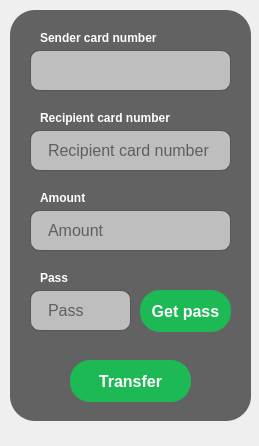
<?xml version="1.0" encoding="UTF-8"?>
<ui version="4.0">
 <class>Treanfer</class>
 <widget class="QMainWindow" name="Treanfer">
  <property name="geometry">
   <rect>
    <x>0</x>
    <y>0</y>
    <width>259</width>
    <height>446</height>
   </rect>
  </property>
  <property name="windowTitle">
   <string>MainWindow</string>
  </property>
  <widget class="QWidget" name="centralwidget">
   <widget class="QWidget" name="widget" native="true">
    <property name="geometry">
     <rect>
      <x>10</x>
      <y>10</y>
      <width>241</width>
      <height>411</height>
     </rect>
    </property>
    <property name="styleSheet">
     <string notr="true">QWidget {
    background-color: rgba(0, 0, 0, 150);
border-radius: 25px;
}
</string>
    </property>
    <widget class="QPushButton" name="pushButton_2">
     <property name="geometry">
      <rect>
       <x>60</x>
       <y>350</y>
       <width>121</width>
       <height>42</height>
      </rect>
     </property>
     <property name="sizePolicy">
      <sizepolicy hsizetype="Fixed" vsizetype="Fixed">
       <horstretch>0</horstretch>
       <verstretch>0</verstretch>
      </sizepolicy>
     </property>
     <property name="styleSheet">
      <string notr="true">QPushButton {
    background-color: #1DB954;
    color: white;
    border: none;
    border-radius: 20px;
    padding: 10px 20px;
    font-size: 16px;
    font-weight: bold;
    box-shadow: 0 4px 10px rgba(0, 0, 0, 0.1);
    transition: background-color 0.3s ease;
}

QPushButton:hover {
    background-color: #A90707;
}

QPushButton:pressed {
    background-color: #0b6623;
}
</string>
     </property>
     <property name="text">
      <string>Transfer</string>
     </property>
    </widget>
    <widget class="QComboBox" name="sender">
     <property name="geometry">
      <rect>
       <x>20</x>
       <y>40</y>
       <width>201</width>
       <height>41</height>
      </rect>
     </property>
     <property name="styleSheet">
      <string notr="true">/* Base style for QComboBox */
QComboBox {
    padding: 10px 10px; /* Adds internal padding for a comfortable text area */
    font-size: 16px; /* Sets the font size of the text */
    border-radius: 10px; /* Rounds the corners of the QComboBox */
    border: 0.5px solid rgba(0, 0, 0, 100); /* Sets an initial transparent border */
    background-color: rgba(255, 255, 255, 150); /* Sets the background color to white */
    background-clip: padding-box; /* Ensures background color stays within padding */
    background-origin: padding-box; /* Ensures background origin starts within padding */
    box-shadow: 0 4px 10px rgba(0, 0, 0, 0.1); /* Adds a subtle shadow for a floating effect */
    selection-background-color: rgba(255, 255, 255, 200); /* Sets selection background color */
    transition: all 0.3s ease; /* Smooth transition for all properties */
}

/* Style for QComboBox when it is dropped down */
QComboBox::drop-down {
    border: none; /* No border for the drop-down arrow */
}

/* Style for QComboBox when it is focused */
QComboBox:focus {
    border: 3px solid #ffffff; /* Changes border color to light blue on focus */
    box-shadow: 0 4px 10px rgba(0, 191, 255, 0.3); /* Enhances shadow to give a glowing effect on focus */
    background-color: rgba(255, 255, 255, 200); /* Changes background color to a very light blue on focus */
}

/* Style for the placeholder text inside QComboBox */
QComboBox::placeholder {
    color: #aaa; /* Sets the placeholder text color to light gray */
    opacity: 0.8; /* Makes the placeholder text slightly transparent */
    /* Center-align the placeholder text */
    text-align: center;
    /* Vertically center the placeholder text */
    padding-top: 6px;
}

/* Center the drop-down arrow */
QComboBox::down-arrow {
    image: url(path_to_down_arrow_icon.png); /* Customize down arrow icon */
    width: 20px; /* Width of the down arrow icon */
    height: 20px; /* Height of the down arrow icon */
    subcontrol-origin: padding; /* Position the arrow relative to the padding */
    subcontrol-position: center right; /* Position the arrow at the center right */
}

/* Style for the QComboBox dropdown menu */
QComboBox QAbstractItemView {
    color: white; /* Set text color to white */
    background-color: rgba(0, 0, 0, 100); /* Set background color to black */
    border: 1px solid #fff; /* Set border to a white solid line */
    border-radius: 0; /* Ensure border radius is 0 for square corners */
}
QComboBox::placeholder {
    color: #aaa; /* Sets the placeholder text color to light gray */
    opacity: 0.8; /* Makes the placeholder text slightly transparent */
}</string>
     </property>
     <property name="editable">
      <bool>false</bool>
     </property>
     <property name="currentText">
      <string/>
     </property>
     <property name="currentIndex">
      <number>-1</number>
     </property>
     <property name="placeholderText">
      <string/>
     </property>
    </widget>
    <widget class="QLabel" name="label_10">
     <property name="geometry">
      <rect>
       <x>30</x>
       <y>20</y>
       <width>281</width>
       <height>16</height>
      </rect>
     </property>
     <property name="styleSheet">
      <string notr="true">QLabel {
    background: transparent; /* Makes the background transparent */
    color: #ffffff; /* Sets the text color */
    font-size: 12px; /* Sets the font size */
    font-weight: bold; /* Makes the font bold */
    text-shadow: 1px 1px 2px rgba(0, 0, 0, 0.1); /* Adds a subtle shadow to the text */
    border: none; /* Ensures there is no border */
}
</string>
     </property>
     <property name="text">
      <string>Sender card number</string>
     </property>
    </widget>
    <widget class="QLineEdit" name="card">
     <property name="geometry">
      <rect>
       <x>20</x>
       <y>120</y>
       <width>201</width>
       <height>41</height>
      </rect>
     </property>
     <property name="sizePolicy">
      <sizepolicy hsizetype="Expanding" vsizetype="Expanding">
       <horstretch>0</horstretch>
       <verstretch>0</verstretch>
      </sizepolicy>
     </property>
     <property name="styleSheet">
      <string notr="true">/* Base style for QLineEdit */
QLineEdit {
    padding: 10px 15px; /* Adds internal padding for a comfortable text area */
    font-size: 16px; /* Sets the font size of the text */
    border-radius: 10px; /* Rounds the corners of the QLineEdit */
    border: 0.5px solid rgba(0, 0, 0, 100); /* Sets an initial transparent border */
    background-color: rgba(255, 255, 255, 150); /* Sets the background color to white */
    background-clip: padding-box; /* Ensures background color stays within padding */
    background-origin: padding-box; /* Ensures background origin starts within padding */
    box-shadow: 0 4px 10px rgba(0, 0, 0, 0.1); /* Adds a subtle shadow for a floating effect */
    transition: all 0.3s ease; /* Smooth transition for all properties */
}

/* Style for QLineEdit when it is focused */
QLineEdit:focus {
    border: 3px solid #ffffff; /* Changes border color to light blue on focus */
    box-shadow: 0 4px 10px rgba(0, 191, 255, 0.3); /* Enhances shadow to give a glowing effect on focus */
    background-color: rgba(255, 255, 255, 200); /* Changes background color to a very light blue on focus */
}

/* Style for the placeholder text inside QLineEdit */
QLineEdit::placeholder {
    color: #aaa; /* Sets the placeholder text color to light gray */
    opacity: 0.8; /* Makes the placeholder text slightly transparent */
}
</string>
     </property>
     <property name="text">
      <string/>
     </property>
     <property name="placeholderText">
      <string>Recipient card number</string>
     </property>
    </widget>
    <widget class="QLabel" name="label_19">
     <property name="geometry">
      <rect>
       <x>30</x>
       <y>100</y>
       <width>281</width>
       <height>16</height>
      </rect>
     </property>
     <property name="styleSheet">
      <string notr="true">QLabel {
    background: transparent; /* Makes the background transparent */
    color: #ffffff; /* Sets the text color */
    font-size: 12px; /* Sets the font size */
    font-weight: bold; /* Makes the font bold */
    text-shadow: 1px 1px 2px rgba(0, 0, 0, 0.1); /* Adds a subtle shadow to the text */
    border: none; /* Ensures there is no border */
}
</string>
     </property>
     <property name="text">
      <string>Recipient card number</string>
     </property>
    </widget>
    <widget class="QLabel" name="label_20">
     <property name="geometry">
      <rect>
       <x>30</x>
       <y>180</y>
       <width>281</width>
       <height>16</height>
      </rect>
     </property>
     <property name="styleSheet">
      <string notr="true">QLabel {
    background: transparent; /* Makes the background transparent */
    color: #ffffff; /* Sets the text color */
    font-size: 12px; /* Sets the font size */
    font-weight: bold; /* Makes the font bold */
    text-shadow: 1px 1px 2px rgba(0, 0, 0, 0.1); /* Adds a subtle shadow to the text */
    border: none; /* Ensures there is no border */
}
</string>
     </property>
     <property name="text">
      <string>Amount</string>
     </property>
    </widget>
    <widget class="QLineEdit" name="amount">
     <property name="geometry">
      <rect>
       <x>20</x>
       <y>200</y>
       <width>201</width>
       <height>41</height>
      </rect>
     </property>
     <property name="sizePolicy">
      <sizepolicy hsizetype="Expanding" vsizetype="Expanding">
       <horstretch>0</horstretch>
       <verstretch>0</verstretch>
      </sizepolicy>
     </property>
     <property name="styleSheet">
      <string notr="true">/* Base style for QLineEdit */
QLineEdit {
    padding: 10px 15px; /* Adds internal padding for a comfortable text area */
    font-size: 16px; /* Sets the font size of the text */
    border-radius: 10px; /* Rounds the corners of the QLineEdit */
    border: 0.5px solid rgba(0, 0, 0, 100); /* Sets an initial transparent border */
    background-color: rgba(255, 255, 255, 150); /* Sets the background color to white */
    background-clip: padding-box; /* Ensures background color stays within padding */
    background-origin: padding-box; /* Ensures background origin starts within padding */
    box-shadow: 0 4px 10px rgba(0, 0, 0, 0.1); /* Adds a subtle shadow for a floating effect */
    transition: all 0.3s ease; /* Smooth transition for all properties */
}

/* Style for QLineEdit when it is focused */
QLineEdit:focus {
    border: 3px solid #ffffff; /* Changes border color to light blue on focus */
    box-shadow: 0 4px 10px rgba(0, 191, 255, 0.3); /* Enhances shadow to give a glowing effect on focus */
    background-color: rgba(255, 255, 255, 200); /* Changes background color to a very light blue on focus */
}

/* Style for the placeholder text inside QLineEdit */
QLineEdit::placeholder {
    color: #aaa; /* Sets the placeholder text color to light gray */
    opacity: 0.8; /* Makes the placeholder text slightly transparent */
}
</string>
     </property>
     <property name="text">
      <string/>
     </property>
     <property name="placeholderText">
      <string>Amount</string>
     </property>
    </widget>
    <widget class="QLabel" name="label_21">
     <property name="geometry">
      <rect>
       <x>30</x>
       <y>260</y>
       <width>281</width>
       <height>16</height>
      </rect>
     </property>
     <property name="styleSheet">
      <string notr="true">QLabel {
    background: transparent; /* Makes the background transparent */
    color: #ffffff; /* Sets the text color */
    font-size: 12px; /* Sets the font size */
    font-weight: bold; /* Makes the font bold */
    text-shadow: 1px 1px 2px rgba(0, 0, 0, 0.1); /* Adds a subtle shadow to the text */
    border: none; /* Ensures there is no border */
}
</string>
     </property>
     <property name="text">
      <string>Pass</string>
     </property>
    </widget>
    <widget class="QLineEdit" name="pass">
     <property name="geometry">
      <rect>
       <x>20</x>
       <y>280</y>
       <width>101</width>
       <height>41</height>
      </rect>
     </property>
     <property name="sizePolicy">
      <sizepolicy hsizetype="Expanding" vsizetype="Expanding">
       <horstretch>0</horstretch>
       <verstretch>0</verstretch>
      </sizepolicy>
     </property>
     <property name="styleSheet">
      <string notr="true">/* Base style for QLineEdit */
QLineEdit {
    padding: 10px 15px; /* Adds internal padding for a comfortable text area */
    font-size: 16px; /* Sets the font size of the text */
    border-radius: 10px; /* Rounds the corners of the QLineEdit */
    border: 0.5px solid rgba(0, 0, 0, 100); /* Sets an initial transparent border */
    background-color: rgba(255, 255, 255, 150); /* Sets the background color to white */
    background-clip: padding-box; /* Ensures background color stays within padding */
    background-origin: padding-box; /* Ensures background origin starts within padding */
    box-shadow: 0 4px 10px rgba(0, 0, 0, 0.1); /* Adds a subtle shadow for a floating effect */
    transition: all 0.3s ease; /* Smooth transition for all properties */
}

/* Style for QLineEdit when it is focused */
QLineEdit:focus {
    border: 3px solid #ffffff; /* Changes border color to light blue on focus */
    box-shadow: 0 4px 10px rgba(0, 191, 255, 0.3); /* Enhances shadow to give a glowing effect on focus */
    background-color: rgba(255, 255, 255, 200); /* Changes background color to a very light blue on focus */
}

/* Style for the placeholder text inside QLineEdit */
QLineEdit::placeholder {
    color: #aaa; /* Sets the placeholder text color to light gray */
    opacity: 0.8; /* Makes the placeholder text slightly transparent */
}
</string>
     </property>
     <property name="text">
      <string/>
     </property>
     <property name="placeholderText">
      <string>Pass</string>
     </property>
    </widget>
    <widget class="QPushButton" name="pushButton_3">
     <property name="geometry">
      <rect>
       <x>130</x>
       <y>280</y>
       <width>91</width>
       <height>42</height>
      </rect>
     </property>
     <property name="sizePolicy">
      <sizepolicy hsizetype="Fixed" vsizetype="Fixed">
       <horstretch>0</horstretch>
       <verstretch>0</verstretch>
      </sizepolicy>
     </property>
     <property name="styleSheet">
      <string notr="true">QPushButton {
    background-color: #1DB954;
    color: white;
    border: none;
    border-radius: 20px;
    padding: 5px;
    font-size: 16px;
    font-weight: bold;
    box-shadow: 0 4px 10px rgba(0, 0, 0, 0.1);
    transition: background-color 0.3s ease;
}

QPushButton:hover {
    background-color: #A90707;
}

QPushButton:pressed {
    background-color: #0b6623;
}
</string>
     </property>
     <property name="text">
      <string>Get pass</string>
     </property>
    </widget>
   </widget>
  </widget>
  <widget class="QMenuBar" name="menubar">
   <property name="geometry">
    <rect>
     <x>0</x>
     <y>0</y>
     <width>259</width>
     <height>17</height>
    </rect>
   </property>
  </widget>
 </widget>
 <resources/>
 <connections/>
</ui>
